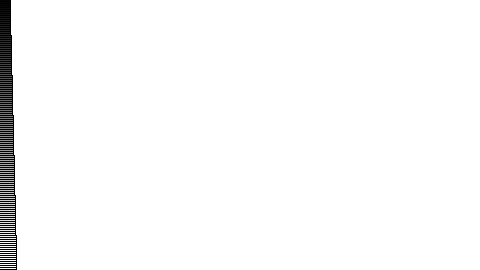
Frame 1 (no input)
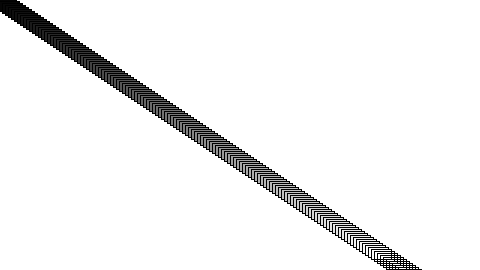
Frame 60 (the mouse pressed at the canvas centre just before this capture)
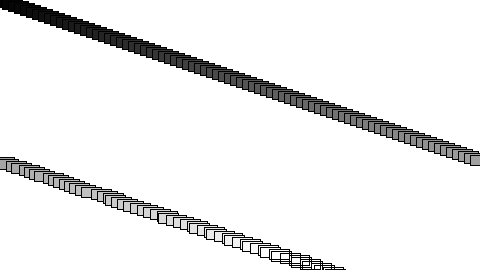
Frame 120 (the mouse held since frame 60 and released just before this capture)

The Processing sketch that drew these frames (run headless with seeded random() and noise(); from frame 60 on, the mouse is pressed at the canvas centre):

// Processing sketch: example_09_09_array_objects
// ── example_09_09_array_objects.pde
// Learning Processing
// Daniel Shiffman
// http://www.learningprocessing.com

// Example 9-9: An array of Car objects

// An array of 100 Car objects!
Car[] cars = new Car[180]; 

void setup() {
  size(480, 270);
  // Initialize each Car using a for loop.
  for (int i = 0; i < cars.length; i ++ ) { 
    cars[i] = new Car(color(i*2), 0, i*2, i/20.0);
  }
}

void draw() {
  background(255);
  // Run each Car using a for loop.  
  for (int i = 0; i < cars.length; i++) { 
    cars[i].move();
    cars[i].display();
  }
}
// ── Car.pde
// Learning Processing
// Daniel Shiffman
// http://www.learningprocessing.com

// Example 9-9: An array of Car objects

// The Car class does not change whether one car, 
// 100 cars or 1,000 cars!
class Car { 
  color c;
  float xpos;
  float ypos;
  float xspeed;

  Car(color c_, float xpos_, float ypos_, float xspeed_) {
    c = c_;
    xpos = xpos_;
    ypos = ypos_;
    xspeed = xspeed_;
  }

  void display() {
    rectMode(CENTER);
    stroke(0);
    fill(c);
    rect(xpos,ypos,20,10);
  }

  void move() {
    xpos = xpos + xspeed;
    if (xpos > width) {
      xpos = 0;
    }
  }
}
